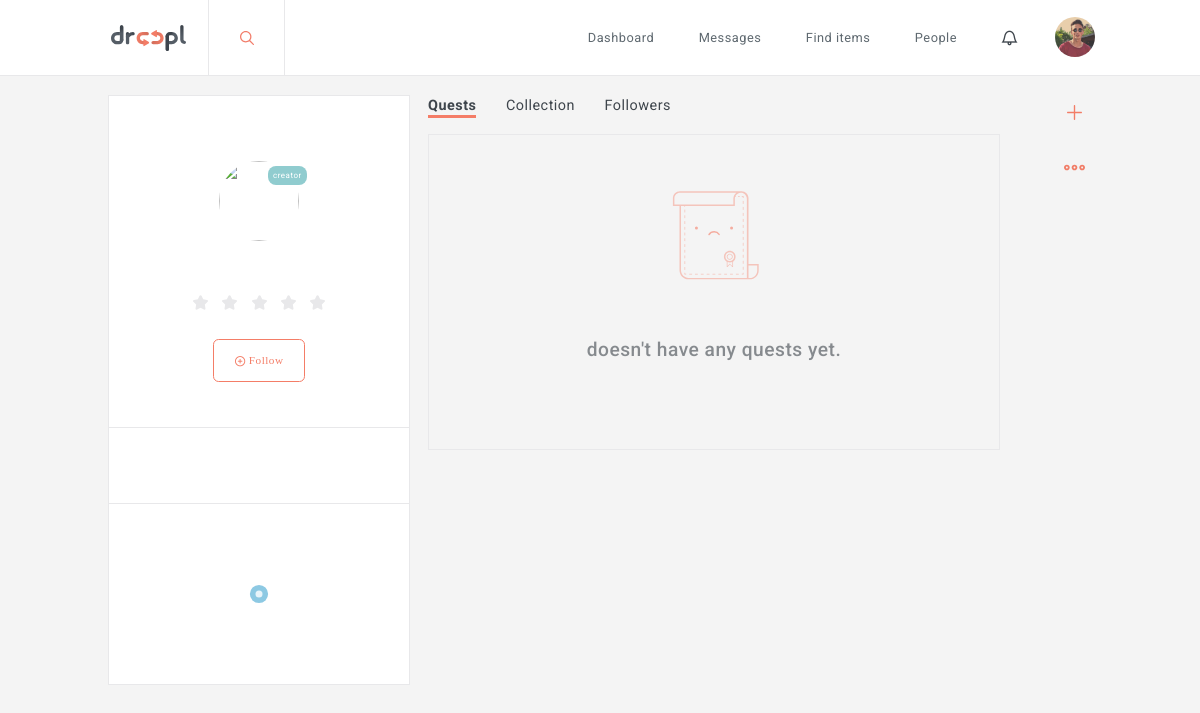
/development/index.php?page=user&id=8 (signed in), run on an earlier commit of the app's database.
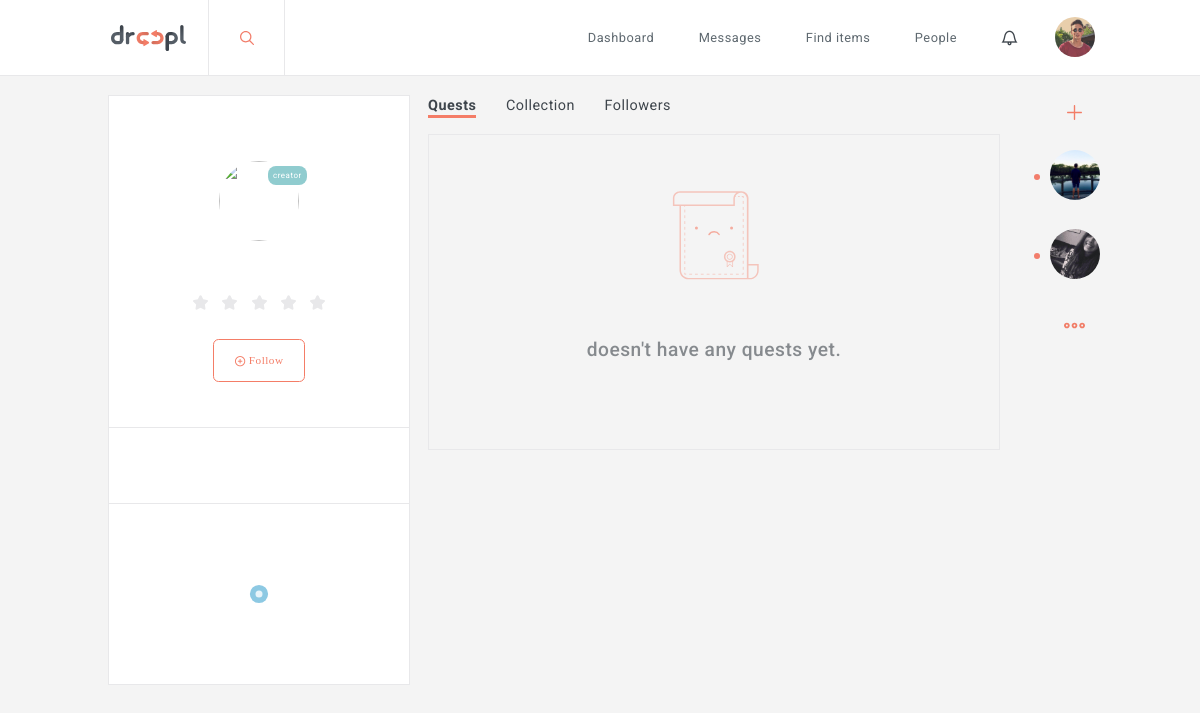
And on a later commit of the database.
### tables this page shows
CREATE TABLE `conversation` (
  `conversation_id` int(11) NOT NULL,
  `conversation_name` varchar(255) NOT NULL,
  `conversation_creation_date` timestamp NOT NULL DEFAULT CURRENT_TIMESTAMP ON UPDATE CURRENT_TIMESTAMP,
  `conversation_typing` tinyint(1) NOT NULL
);

CREATE TABLE `users` (
  `id` int(11) NOT NULL,
  `firstname` varchar(255) NOT NULL,
  `lastname` varchar(255) NOT NULL,
  `email` varchar(255) NOT NULL,
  `picture` varchar(255) NOT NULL,
  `age` date NOT NULL,
  `street` varchar(255) NOT NULL,
  `nr` varchar(255) NOT NULL,
  `zipcode` varchar(255) NOT NULL,
  `city` varchar(255) NOT NULL,
  `password` varchar(255) NOT NULL,
  `occupation` varchar(255) NOT NULL,
  `number` varchar(255) NOT NULL,
  `status` tinyint(1) NOT NULL,
  `verification` tinyint(1) NOT NULL,
  `description` text NOT NULL,
  `lang` varchar(255) NOT NULL,
  `latitude` varchar(255) NOT NULL,
  `longitude` varchar(255) NOT NULL
);

### development/controller/AppController.php (called while the page is built, shortened)
<?php
class AppController {
	public $route = array();
	public $viewVars = array();
	public function filter() {
		call_user_func(array($this, $this->route['action']));
		$this->converstations();
	}
	public function converstations(){
		require_once WWW_ROOT . 'dao' .DS. 'ConvoUsersDAO.php';
		$this->convoUsersDAO = new ConvoUsersDAO();
		if(!empty($_SESSION['user'])){
			$converstations = $this->convoUsersDAO->getConversationByUserId($_SESSION['user']['id']);
		}
	}
	public function render() {
		extract($this->viewVars, EXTR_OVERWRITE);
		require WWW_ROOT . 'parts/menu.php';
	    require WWW_ROOT . 'pages/' . strtolower($this->route['controller']) . DS . $this->route['action'] . '.php';
	    require WWW_ROOT . 'parts/footer.php';
	}
	public function set($variableName, $value) {
		$this->viewVars[$variableName] = $value;
	}
}

### development/index.php (called while the page is built, shortened)
<?php
require_once WWW_ROOT . 'classes' .DS. 'DatabasePDO.php';
require_once WWW_ROOT . 'includes' .DS. 'routes.php';
$route = $routes[$_GET['page']];
$controllerObj = new $controllerName();
$controllerObj->route = $route;
$controllerObj->filter();
$controllerObj->render();

### development/controller/UserController.php (called while the page is built, shortened)
<?php
require_once WWW_ROOT . 'controller'. DS .'AppController.php';
class UserController extends AppController{
	public $userDAO;
	public function __construct(){
		require_once WWW_ROOT . 'dao' .DS. 'UserDAO.php';
		$this->userDAO = new UserDAO();
	}
	public function user(){
		if(!empty($_GET["id"])){
			$id = $_GET['id'];
			$user = $this->userDAO->getUserById($id);
		}else{
			header("location:index.php");
		}
	}
}

### development/classes/DatabasePDO.php (called while the page is built)
<?php
class DatabasePDO
{
    public static function getInstance()
    {
        $dsn = Config::DB_TYPE . ':host=' . Config::DB_HOST . ';dbname=' . Config::DB_NAME;
        $pdo = new PDO($dsn, Config::DB_USER, Config::DB_PASS);
        $pdo->setAttribute(PDO::ATTR_ERRMODE, PDO::ERRMODE_EXCEPTION);
		$pdo->setAttribute(PDO::ATTR_EMULATE_PREPARES, false);
        return $pdo;
    }
}

### development/dao/UserDAO.php (called while the page is built, shortened)
<?php
require_once WWW_ROOT . 'classes' .DS. 'DatabasePDO.php';
class UserDAO{
	public $pdo;
	public function __construct(){
		$this->pdo = DatabasePDO::getInstance();
	}
	public function getUserById($id){
		$sql = 'SELECT u.id,u.firstname,u.lastname,u.email,u.picture,u.age,u.street,u.nr,u.zipcode,u.city,u.occupation,u.number,u.status,u.verification,u.description,u.lang,u.latitude,u.longitude,(SUM(r.rating)/COUNT(r.rating)) AS rating
FROM users u
LEFT OUTER JOIN user_rating as r
ON r.user_id = u.id
WHERE u.id = :id';
		$stmt = $this->pdo->prepare($sql);
		$stmt->bindValue(':id',$id);
		if($stmt->execute()){
			return $user = $stmt->fetch(PDO::FETCH_ASSOC);
		}
		return array();
	}
}

### development/dao/ConvoUsersDAO.php (called while the page is built, shortened)
<?php
require_once WWW_ROOT .'classes'. DS . 'DatabasePDO.php';
class ConvoUsersDAO
{
	public $pdo;
	public function __construct(){
		$this->pdo = DatabasePDO::getInstance();
	}
	public function getConversationByUserId($user_id){
		$sql = 'SELECT c.conversation_id,c.conversation_name,u.id,u.firstname ,m.message,m.message_creation_date,u.lastname,u.picture
		FROM conversation_users AS cu
        LEFT OUTER JOIN conversation AS c
        on cu.conversation_id = c.conversation_id
		LEFT OUTER JOIN users AS u
        on u.id = (
           SELECT x.user_id
FROM conversation_users AS x
WHERE x.conversation_id = cu.conversation_id AND x.user_id != :check_id
GROUP BY x.conversation_id
        )
        LEFT OUTER JOIN messages AS m
        on c.conversation_id = m.conversation_id AND m.message_creation_date =
        (
           SELECT MAX(r.message_creation_date) FROM conversation_users AS k LEFT OUTER JOIN messages AS r ON r.conversation_id = k.conversation_id WHERE k.conversation_id = cu.conversation_id
        )
        WHERE cu.user_id = :user_id
        GROUP BY cu.id
        ORDER BY m.message_creation_date DESC';
		$stmt = $this->pdo->prepare($sql);
		$stmt->bindValue(':check_id',$user_id);
		$stmt->bindValue(':user_id',$user_id);
		if($stmt->execute()){
			$conversations = $stmt->fetchAll(PDO::FETCH_ASSOC);
			if(!empty($conversations)){
				return $conversations;
			}
		}
		return array();
	}
}

### development/parts/menu.php (the view, shortened to what the changed rows need)
<!DOCTYPE html>
<html class="no-js">
<head>
    <link rel="stylesheet" type="text/css" href="css/feather.css">
    <link rel="stylesheet" type="text/css" href="css/animate.css">
    <link rel="stylesheet" type="text/css" href="css/loaders.min.css">
    <link rel="stylesheet" type="text/css" href="css/hover.css">
	<link rel="stylesheet" type="text/css" href="css/style.css">
</head>
<body>
    <?php if($_GET['page'] != "login" && $_GET['page'] != "register"){ ?>
<header id="menu">
	<div>
    <h1><a href="?page=feed" class="logo"><span class="hide">Droopl</span></a></h1>
    </div>
</header>
<?php } ?>
<article>

### development/pages/user/user.php (shortened to what the changed rows need)
<aside id="side" class="profile fixed">
	<section class="profile">
        <header>
        	<h1><?php echo $user['firstname'];?> <?php echo $user['lastname'];?></h1>
        	<nav <?php if(isset($_SESSION['user']) && $_SESSION['user']['id'] != $user['id']){ echo "class='stars'"; }else{ echo "class='stars marg-bottom'"; } ?>>
        		<ul>
                    <?php
                    $rating = floatval($user['rating']);
                    for ($i=0; $i < 5; $i++) { ?>
                        <?php
                        if($rating == 0.5){
                        ?>
                        <li class="half"></li>
                    <?php }else if($rating >= 1){ ?>
                        <li class="full"></li>
                    <?php }else{ ?>
                        <li></li>
                   <?php  }
                   $rating--;
               } ?>
        		</ul>
        	</nav>
        </header>
	</section>
</aside>
<div class="feed fixed">
    <?php  if(empty($_GET["filter"]) || $_GET['filter'] == "quests"){ ?>
	<?php if(!empty($quests)){
    foreach ($quests as $key => $value) { if(!empty($value)){
    ?>
		<section class="quest <?php if($value['type'] == 0){ echo "red"; }else{ echo "blue"; } ?>" id="<?php echo $value['quest_id']; ?>">
        <header>
            <img src="images/profile_pictures/<?php echo $value['picture'];?>">
            <h1><a href="?page=user&id=<?php echo $value['id']; ?>"> <?php echo $value['firstname']; echo " "; echo $value['lastname'];?></a><?php if($value['type'] == 0){
                switch ($_SESSION['language']) {
                    case 'en':
                    echo "is looking for ";
                    break;
                    case 'nl':
                    echo "zoekt een ";
                    break;
                    case 'fr':
                    echo "cherche ";
                    break;
                    default:
                    echo "is offering ";
                    break;
                }
            }else{
                switch ($_SESSION['language']) {
                    case 'en':
                    echo "is offering ";
                    break;
                    case 'nl':
                    echo "biedt aan ";
                    break;
                    case 'fr':
                    echo "propose ";
                    break;
                    default:
                    echo "is offering ";
                    break;
                }
}?><span><?php if($value['type'] == 0){ echo $value['item']; }?></span></h1>
        <?php if($value['type'] == 1){ ?>
            <a href="?page=user&id=<?php echo $value['user_id']; ?>&filter=collection" class="collection_item"><img src="images/collection/<?php echo $value['collection_image'] ?>"><span class="collection_item_name"><?php echo $value['item_name']; ?></span></a>
        <?php } ?>
        <h2><?php
        $full = false;
        $now = new DateTime;
        $ago = new DateTime($value['creation_date']);
        $diff = $now->diff($ago);
        $diff->w = floor($diff->d / 7);
        $diff->d -= $diff->w * 7;
        $string = array(
            'y' => 'year',
            'm' => 'month',
            'w' => 'week',
            'd' => 'day',
            'h' => 'hour',
            'i' => 'minute',
            's' => 'second',
        );
        foreach ($string as $k => &$v) {
            if ($diff->$k) {
                $v = $diff->$k . ' ' . $v . ($diff->$k > 1 ? 's' : '');
            } else {
                unset($string[$k]);
            }
        }
        if (!$full) $string = array_slice($string, 0, 1);
        $result =  $string ? implode(', ', $string) . ' ago' : 'just now';
        echo $result;
        ?></h2>
        </header>
        <aside class="info">
            <p>
            <?php echo $value['quest_description'] ?></p>
            <?php
            if($value['image_url'] != NULL){ ?>
                <img src="questimages/images/<?php echo $value['image_url']; ?>">
            <?php }
             ?>
        </aside>
        <footer>
            <a href="?page=detail&questid=<?php echo $value['quest_id']; ?>" class="proposal icon-repeat"> <?php echo $value['propocount'] ?> proposals</a>
            <a href="" class="shares icon-upload"> 15 shares</a>
        </footer>
    </section>
	<?php } }
    }else{ ?>
    <?php if(isset($_SESSION['user']) && $_SESSION['user']['id'] == $user['id']){ ?>
        <section class="last_quest">
            <header>
                <h1 class="quest"><span class="hide">no more quests</span></h1>
                <h2>Why don't you have any items</h2>
            </header>
            <p>By proposing items you can trade with other people on droopl. So you need to add some</p>
            <a href="?page=feed">add an item</a>
        </section>
    <?php }else{ ?>
        <section class="last_quest">
            <header class="marg-bottom">
                <h1 class="quest"><span class="hide">no more quests</span></h1>
                <h2><?php echo $user['firstname']; ?> doesn't have any quests yet.</h2>
            </header>
        </section>
    <?php } } ?>
<?php } ?>
</div>

### development/parts/footer.php (shortened to what the changed rows need)
<?php if($_GET['page'] != "login" && $_GET['page'] != "search" && $_GET['page'] != "messages" && $_GET['page'] != "404" && $_GET['page'] != "register"){ ?>
<section class="chat">
    <ul>
        <?php if(!empty($dynamicConvos)){ ?>
            <?php foreach ($dynamicConvos as $key => $value) { ?>
                  <li class="conversation-bubble"><?php if(!empty($value['picture'])){ ?>
                <img class="profile_img" src="images/profile_pictures/<?php echo $value['picture'];?>" alt="rachouan rejeb">
                <?php }else{ ?>
                <img class="profile_img" src="images/profile_pictures/notfound.svg" alt="rachouan rejeb">
                <?php }?><span class="new-msg animated-slow infinite pulse"></span></li>
            <?php } ?>
        <?php } ?>
    </ul>
</section>
<?php } ?>
</article>
</body>
</html>

What changed in the data, as far as the page shows it:
added conversation: users.picture (picture)
added conversation: users.picture (picture)
